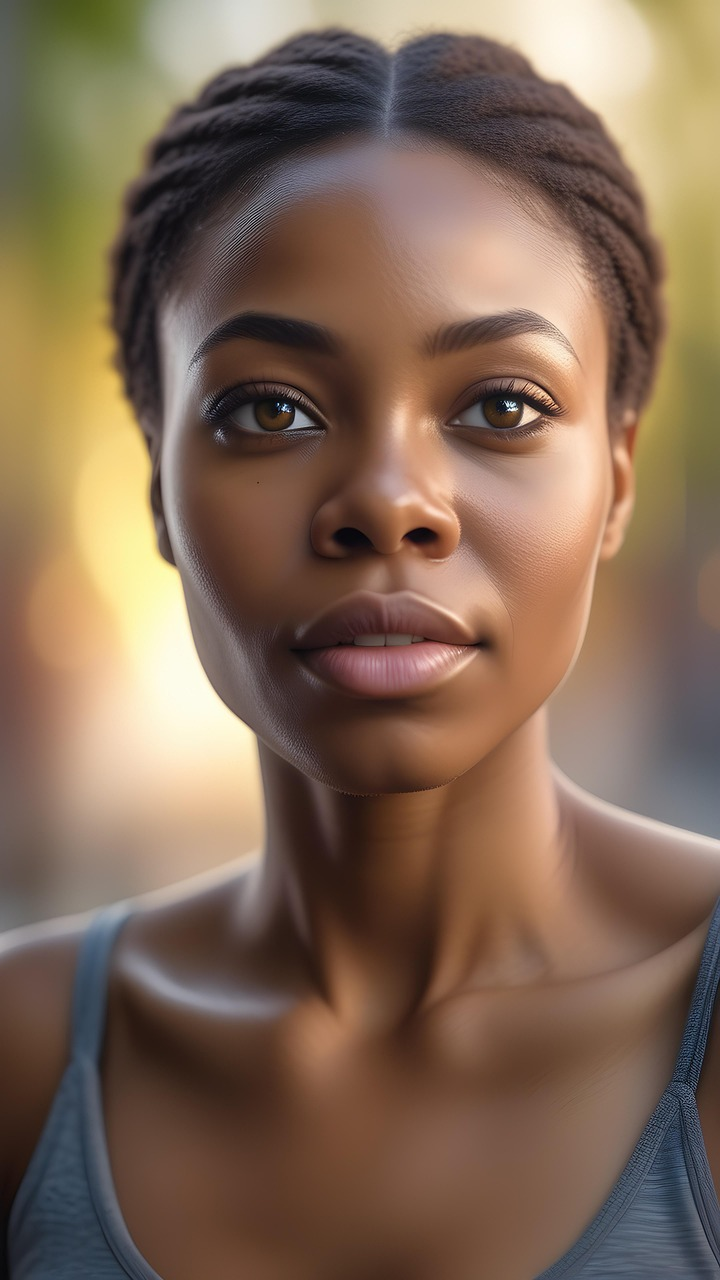
#> input picture data/fake/ai-generated-8529984_1280.jpg, 720 x 1280 px
$ python -i vision.py   (imports and definitions only)
#> lines starting #> are read from the running program, lines starting #| are printed output that depends on the picture
#> further down, picture is the input picture: PIL image 720x1280 RGB; mean R, G, B 129.5, 105.2, 86
import cv2
import numpy as np
from PIL import Image

def pil_to_bgr(pil_img: Image.Image) -> np.ndarray:
    rgb = np.array(pil_img.convert("RGB"))
    return cv2.cvtColor(rgb, cv2.COLOR_RGB2BGR)

def bgr_to_pil(bgr: np.ndarray) -> Image.Image:
    rgb = cv2.cvtColor(bgr, cv2.COLOR_BGR2RGB)
    return Image.fromarray(rgb)

def crop_largest_face(pil_img: Image.Image, pad: float = 0.25) -> Image.Image:
    """
    Crops the largest detected face. If none found, returns original.
    pad: fraction of face box size to expand.
    """
    bgr = pil_to_bgr(pil_img)
    gray = cv2.cvtColor(bgr, cv2.COLOR_BGR2GRAY)
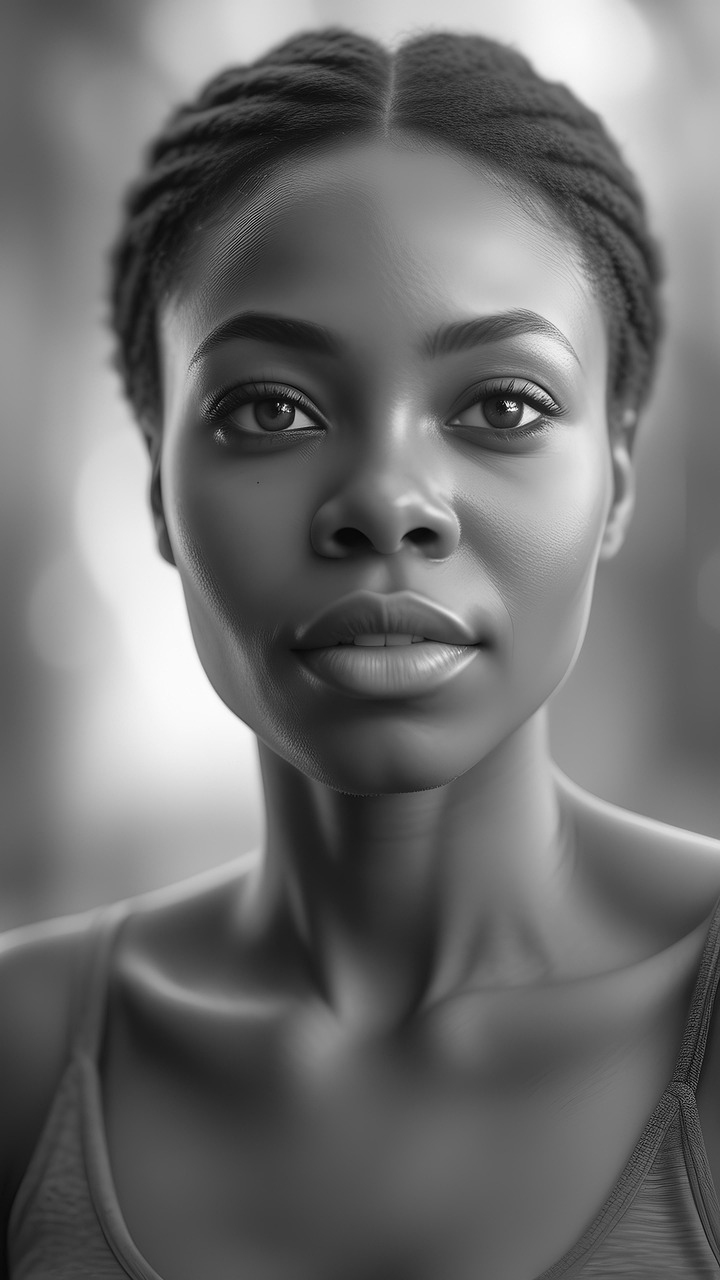
#> gray: shape (1280, 720); min 0, max 254, mean 110.3

    cascade_path = cv2.data.haarcascades + "haarcascade_frontalface_default.xml"
    face_cascade = cv2.CascadeClassifier(cascade_path)

    faces = face_cascade.detectMultiScale(
        gray, scaleFactor=1.1, minNeighbors=5, minSize=(60, 60)
    )
#> faces = [[113, 184, 553, 553]]

    if len(faces) == 0:
        return pil_img

    # pick largest face
    x, y, w, h = max(faces, key=lambda f: f[2] * f[3])
#> x = 113; y = 184; w = 553; h = 553

    # pad the box
    px = int(w * pad)
#> px = 138
    py = int(h * pad)
#> py = 138

    x1 = max(0, x - px)
#> x1 = 0
    y1 = max(0, y - py)
#> y1 = 46
    x2 = min(bgr.shape[1], x + w + px)
#> x2 = 720
    y2 = min(bgr.shape[0], y + h + py)
#> y2 = 875

    crop = bgr[y1:y2, x1:x2]
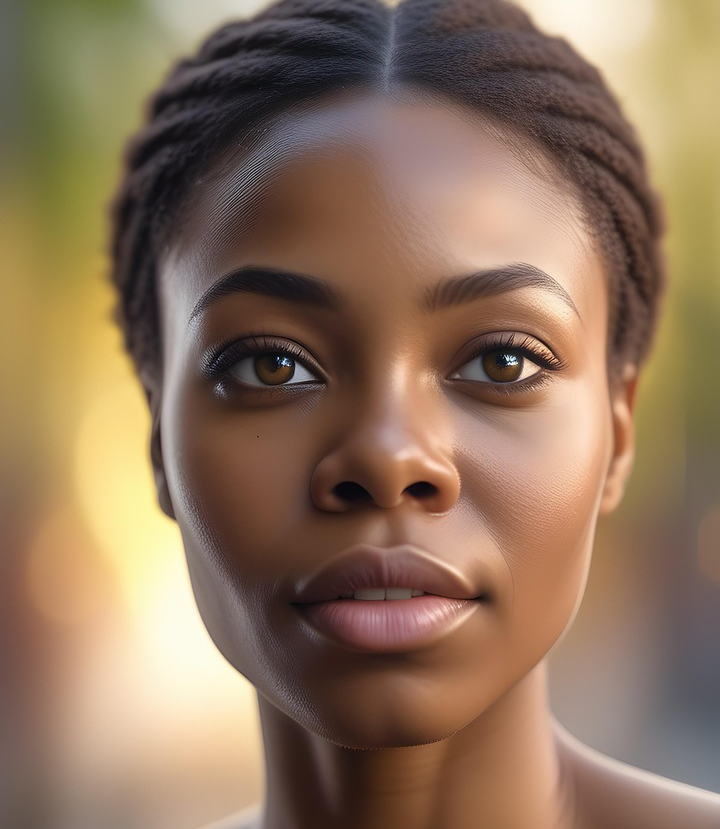
#> crop: shape (829, 720, 3); mean B, G, R 92.9, 115.9, 142
    return bgr_to_pil(crop)

>>> from PIL import Image
>>> picture = Image.open('../data/fake/ai-generated-8529984_1280.jpg')
>>> result = crop_largest_face(picture)

$ run again, on data/fake/fake.jpg
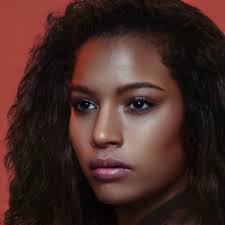
#> input picture data/fake/fake.jpg, 225 x 225 px
#> picture is the input picture: PIL image 225x225 RGB; mean R, G, B 68.8, 42.4, 38.1
#> in crop_largest_face, `gray = cv2.cvtColor(bgr, cv2.COLOR_BGR2GRAY)`:
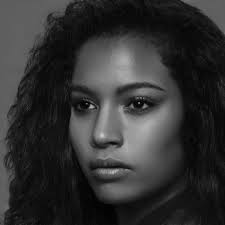
#> gray: shape (225, 225); min 0, max 202, mean 49.8
#> faces = [[37, 46, 147, 147]]
#> x = 37; y = 46; w = 147
#> px = 36
#> x1 = 1
#> y1 = 10
#> x2 = 220
#> y2 = 225
#> in crop_largest_face, `crop = bgr[y1:y2, x1:x2]`:
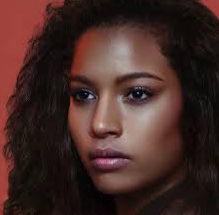
#> crop: shape (215, 219, 3); mean B, G, R 38.3, 42.7, 67.9
